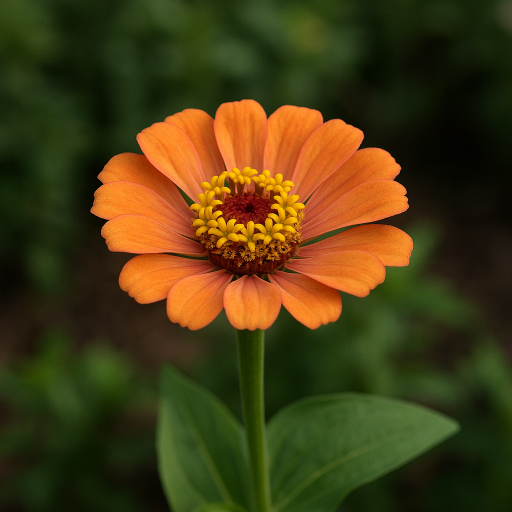
#> input picture image.png, 1024 x 1024 px (shown at 1/2 size)
$ jupyter execute cvi.ipynb
#> lines starting #> are read from the running program, lines starting #| are printed output that depends on the picture
[cell 1]
import os
import cv2
import numpy as np
import matplotlib.pyplot as plt
INPUT = 'image.png'
OUT_DIR = 'out_images'
os.makedirs(OUT_DIR, exist_ok=True)

def imshow_cv(img, title=None, cmap=None):
    plt.figure(figsize=(6,6))
    if cmap == 'gray' or img.ndim == 2:
        plt.imshow(img, cmap='gray', vmin=0, vmax=255)
    else:
        plt.imshow(cv2.cvtColor(img, cv2.COLOR_BGR2RGB))
    if title:
        plt.title(title)
    plt.axis('off')
    plt.show()

def save_img(path, img):
    cv2.imwrite(path, img)
    print(f'Saved: {path}')

[cell 2]
img = cv2.imread(INPUT, cv2.IMREAD_COLOR)
#> img is the input picture: shape (1024, 1024, 3); mean B, G, R 19.5, 58.8, 71.2
if img is None:
    raise FileNotFoundError(f'Could not find or open {INPUT}. Place the file next to this notebook.')
print('Original image shape (h, w, c):', img.shape)
#| Original image shape (h, w, c): (1024, 1024, 3)
imshow_cv(img, title='Original (BGR)')
save_img(os.path.join(OUT_DIR, 'step1_original.png'), img)

[cell 3]
scale = 0.6
resized = cv2.resize(img, (0,0), fx=scale, fy=scale, interpolation=cv2.INTER_AREA)
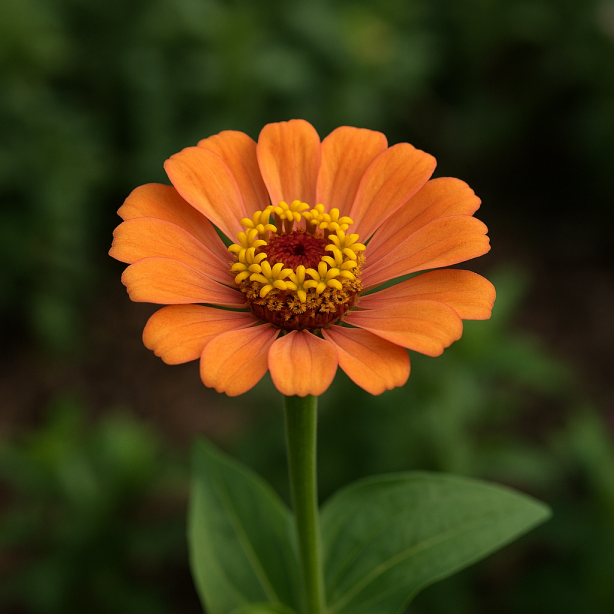
#> resized: shape (614, 614, 3); mean B, G, R 19.5, 58.8, 71.2
print('Resized shape:', resized.shape)
#| Resized shape: (614, 614, 3)
imshow_cv(resized, title='Resized (60%)')
save_img(os.path.join(OUT_DIR, 'step2_resized.png'), resized)

[cell 4]
gray = cv2.cvtColor(resized, cv2.COLOR_BGR2GRAY)
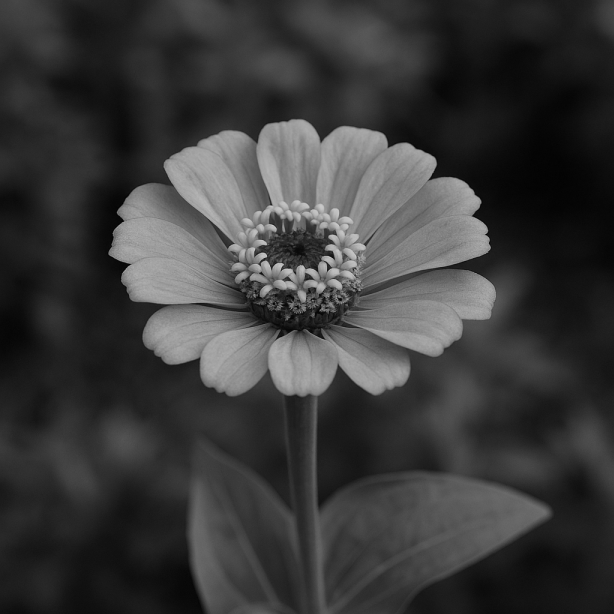
#> gray: shape (614, 614); min 2, max 203, mean 58.1
print('Grayscale shape:', gray.shape)
#| Grayscale shape: (614, 614)
imshow_cv(gray, title='Grayscale', cmap='gray')
save_img(os.path.join(OUT_DIR, 'step3_gray.png'), gray)

[cell 5]
flipped = cv2.flip(resized, 0)  # 0 flips around the x-axis (vertical flip)
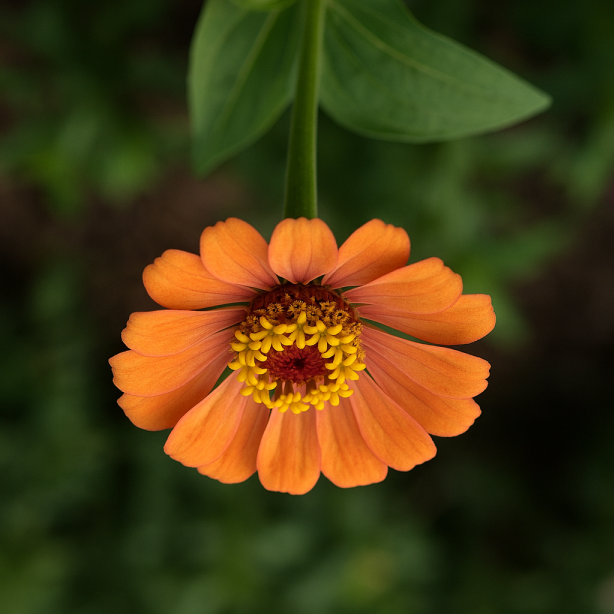
#> flipped: shape (614, 614, 3); mean B, G, R 19.5, 58.8, 71.2
imshow_cv(flipped, title='Flipped Vertically')
save_img(os.path.join(OUT_DIR, 'step4_flipped.png'), flipped)

[cell 6]
rotated = cv2.rotate(resized, cv2.ROTATE_90_COUNTERCLOCKWISE)
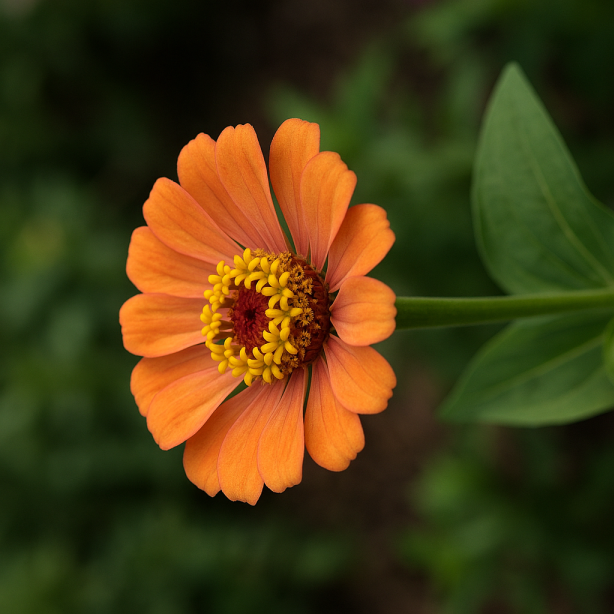
#> rotated: shape (614, 614, 3); mean B, G, R 19.5, 58.8, 71.2
imshow_cv(rotated, title='Rotated 90° CCW')
save_img(os.path.join(OUT_DIR, 'step5_rotated.png'), rotated)

[cell 7]
shy = 0.3  # shear factor (positive -> lower rows shift)
h, w = resized.shape[:2]
#> h = 614; w = 614
M = np.float32([[1, 0, 0], [shy, 1, 0]])
new_w = int(w + abs(shy) * h)
#> new_w = 798
sheared = cv2.warpAffine(resized, M, (new_w, h))
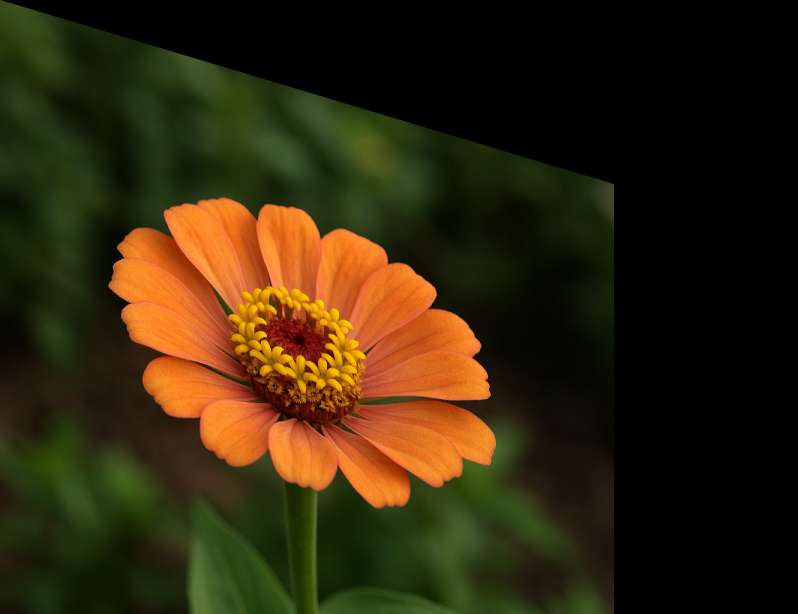
#> sheared: shape (614, 798, 3); mean B, G, R 12.6, 38.3, 50.1
imshow_cv(sheared, title=f'Vertical Shear (shy={shy})')
save_img(os.path.join(OUT_DIR, 'step6_sheared.png'), sheared)

[cell 8]
equalized = cv2.equalizeHist(gray)
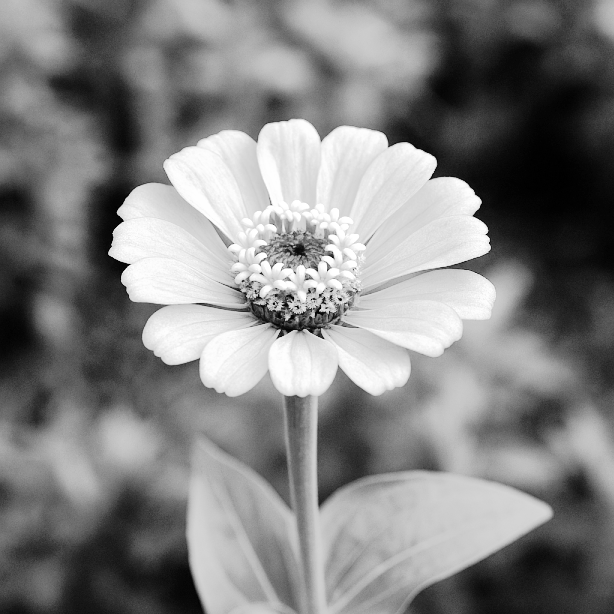
#> equalized: shape (614, 614); min 0, max 255, mean 128.8
imshow_cv(equalized, title='Histogram Equalized', cmap='gray')
save_img(os.path.join(OUT_DIR, 'step7_equalized.png'), equalized)

[cell 9]
kernel = np.array([[0, -1, 0],
                   [-1, 5, -1],
                   [0, -1, 0]], dtype=np.float32)
sharpened = cv2.filter2D(resized, -1, kernel)
imshow_cv(sharpened, title='Sharpened (kernel)')
#> in imshow_cv (call 8), `plt.show()`:
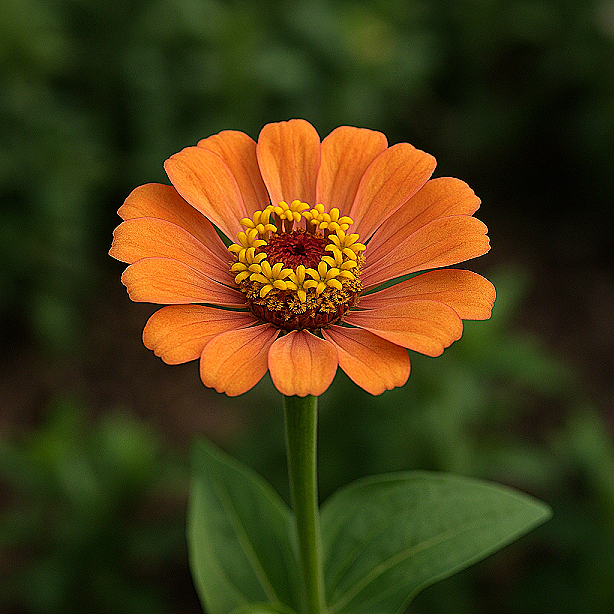
#> shown: shape (614, 614, 3); mean R, G, B 71.1, 59.2, 19.9
save_img(os.path.join(OUT_DIR, 'step8_sharpened.png'), sharpened)
